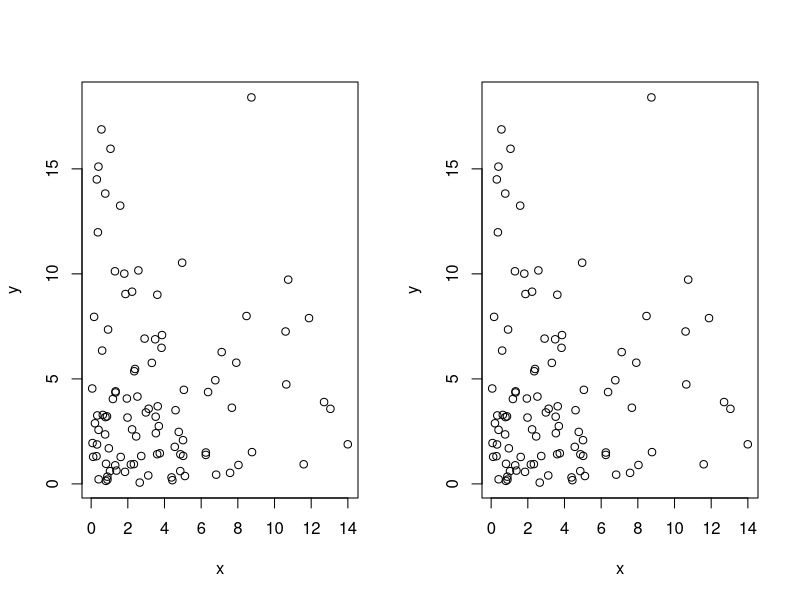
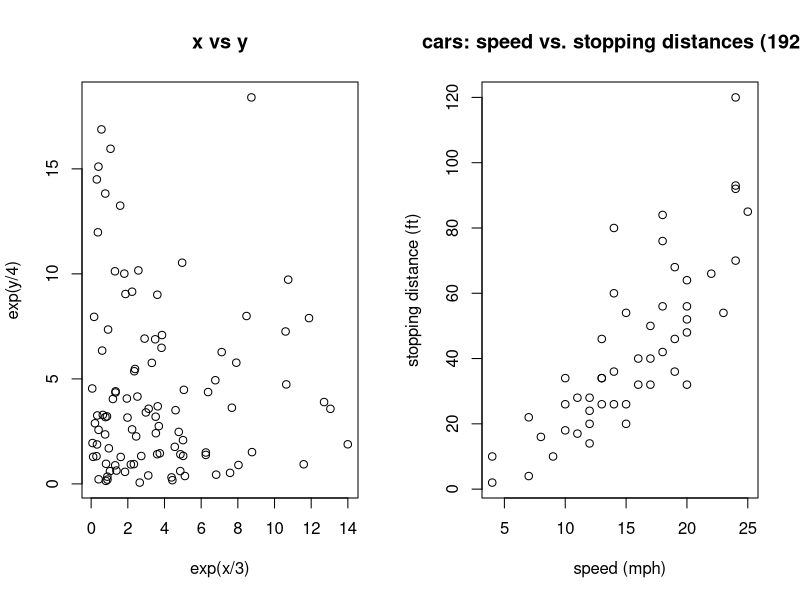
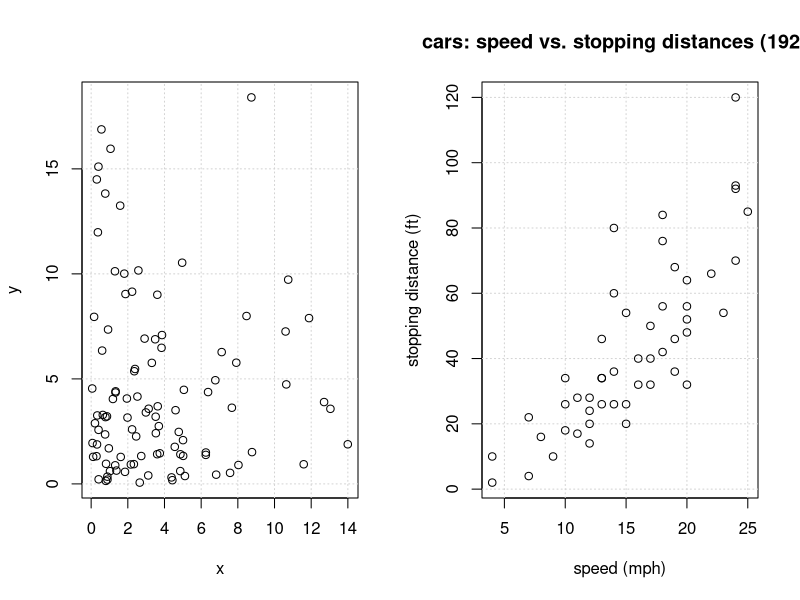
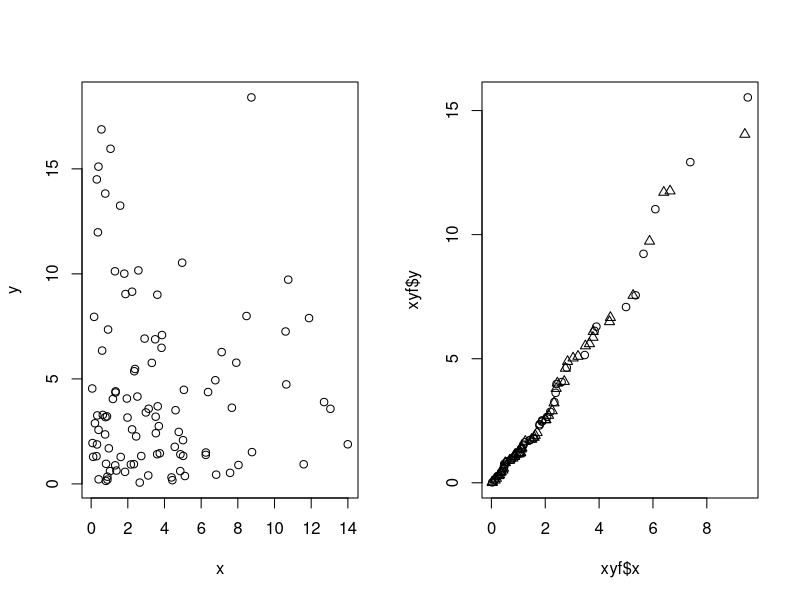
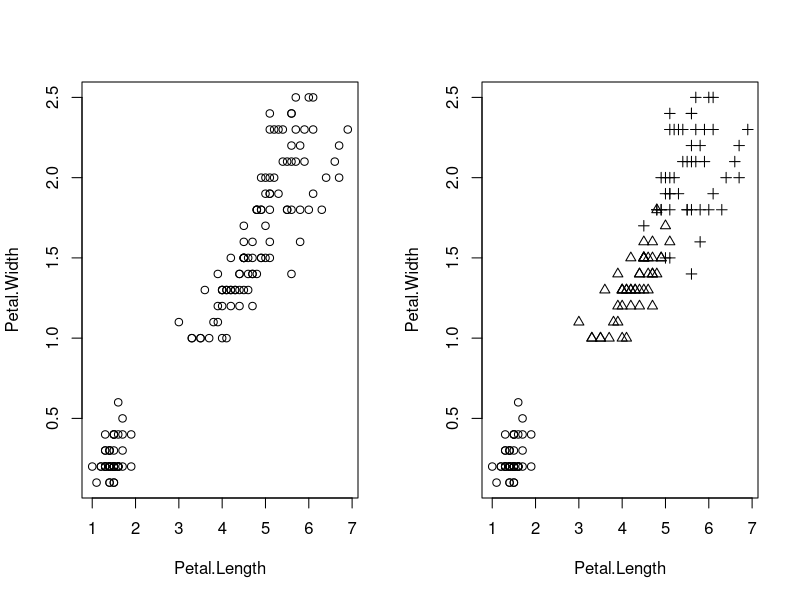
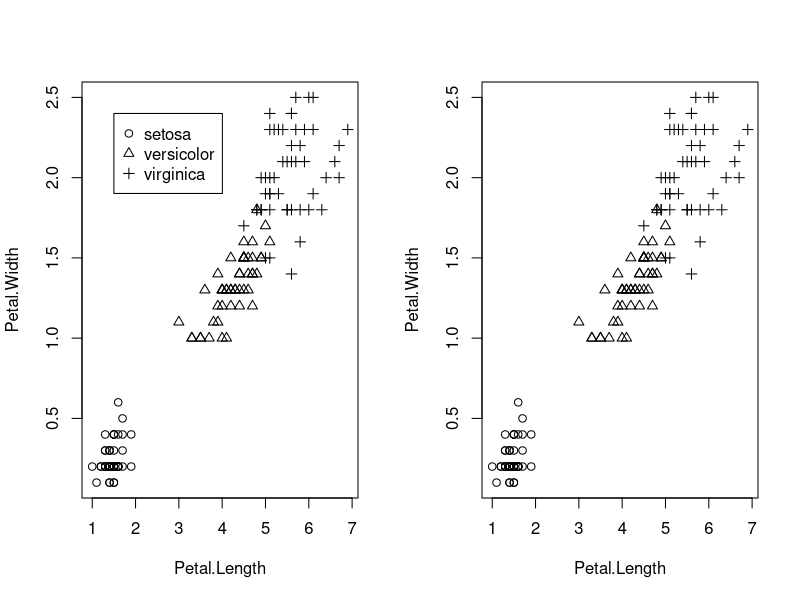

Write the R code that produced these figures, in order.
#
# chapter 10 - graphics
#
# high level plot functions start a plot, create a window
# if necessary:
#
# plot - generic plotting
# boxplot - create a box plot
# hist - create a histgram
# qqnorm = create a quantile plot (Q-Q).
# curve - graph a function
#
# low level graphics functions add to existing graphs/plots.
#
# points - add points
# lines - add lines
# abline - add a straight line
# segments - add line segment
# polygon - add a closed polygon
# text - add text
#
# other graphics packages - 
#
# lattice package
# ggplot2 package
#

# 10.1 - scatter plot of points
#
# plot(x,y)
#
# plot(dfrm)
#
# plot(car) - example of a plotting a dataframe
#

par(mfrow=c(1,2))

x = rexp(100, rate=1/3)
y = rexp(100, rate=1/4)

plot(x,y)

xy = data.frame(x=x, y=y)

plot(xy)

# 10.2 - adding a title and labels
#
# call plot and use parameters:
#
# main = title
# xlab = x-axis label
# ylab = y-axis label

x11()
par(mfrow=c(1,2))

plot(xy, main="x vs y", xlab = "exp(x/3)", ylab="exp(y/4)")

plot(cars,
     main="cars: speed vs. stopping distances (1920)",
     xlab="speed (mph)",
     ylab="stopping distance (ft)")

# 10.3 - adding a grid
#
# call plot with type="n" to init the graph and not show the data.
# call grid() to draw the grid.
# call low-level functions like points() and lines() to draw
# the graphics over the grid.
#

x11()
par(mfrow=c(1,2))

plot(x,y, type="n")
grid()
points(x,y)

plot(cars,
     type="n",
     main="cars: speed vs. stopping distances (1920)",
     xlab="speed (mph)",
     ylab="stopping distance (ft)")
grid()
points(cars)

# 10.4 - scatter plot of multiple groups
#
# want to plot x,y points distinguished by factors
#
# 

x11()
par(mfrow=c(1,2))

plot(x,y)

x = sort(rexp(100, rate=1/2))
y = sort(rexp(100, rate=1/3))
f = ifelse(runif(100, min=0, max=1) > 0.5, "red", "blue")
xyf = data.frame(x=x, y=y, f=f)
xyf$f = as.factor(xyf$f)
plot(xyf$x, xyf$y, pch=as.integer(xyf$f))


x11()
par(mfrow=c(1,2))

with(iris, plot(Petal.Length, Petal.Width))
with(iris, plot(Petal.Length, Petal.Width, pch=as.integer(Species)))

# 10.5 - add a legend
#
# after calling plot, then call legend. here's how{
#
# legend for points:
#    legend(x,y,labels,pch=c(pointtype1, pointtype2, ...))
#
# legend for lines:
#    legend(x,y,labels,lty=c(linetype1, linetype2, ...))
#
# legend for lines according to line width:
#    legend(x,y,labels,lwd=c(width1, width2, ...))
#
# legend for colors:
#    legend(x,y,labels,col=c(color1, color2, ...))

x11()
par(mfrow=c(1,2))

f <- as.factor(iris$Species)

with(iris, plot(Petal.Length, Petal.Width, pch=as.integer(Species)))
legend(1.5, 2.4, as.character(levels(f)), pch=1:length(levels(f)))

with(iris, plot(Petal.Length, Petal.Width, pch=as.integer(Species)))
legend(0.5, 95, c("estimate", "lower conf limit", "upper conf limit",
       lty=c("solid","dashed","dotted")))


